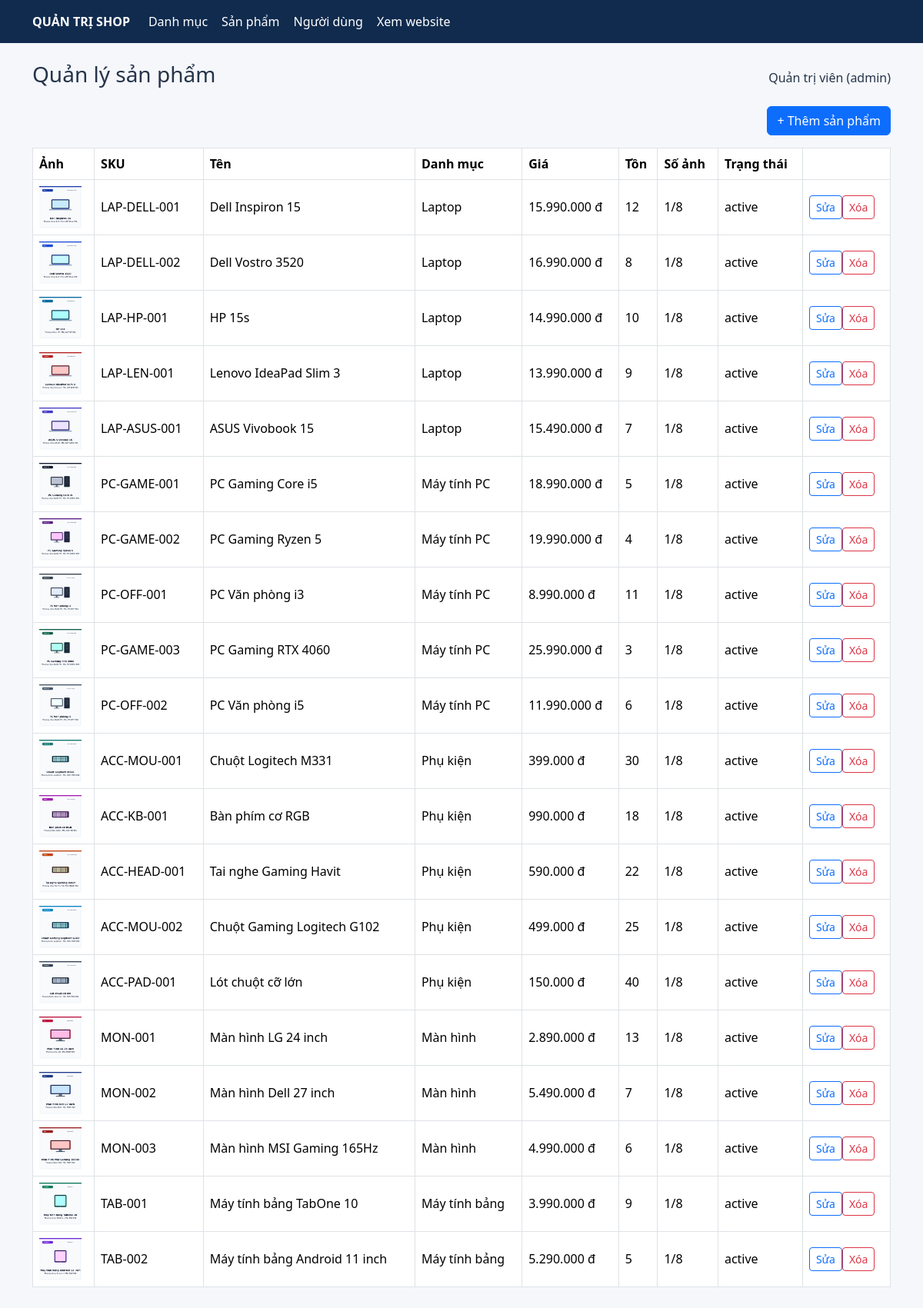
Page /public/admin/product (signed in) on the committed database.
### tables this page shows
CREATE TABLE products (
 id INT AUTO_INCREMENT PRIMARY KEY,
 category_id INT NOT NULL,
 sku VARCHAR(80) NOT NULL UNIQUE,
 name VARCHAR(200) NOT NULL,
 brand VARCHAR(120) DEFAULT '',
 description TEXT,
 price DECIMAL(12,2) NOT NULL,
 stock INT NOT NULL DEFAULT 0,
 is_featured TINYINT(1) NOT NULL DEFAULT 0,
 status ENUM('active','inactive') NOT NULL DEFAULT 'active',
 created_at TIMESTAMP DEFAULT CURRENT_TIMESTAMP,
 CONSTRAINT fk_products_category FOREIGN KEY(category_id) REFERENCES categories(id)
);

CREATE TABLE categories (
 id INT AUTO_INCREMENT PRIMARY KEY,
 name VARCHAR(150) NOT NULL,
 slug VARCHAR(180) NOT NULL UNIQUE,
 status ENUM('active','inactive') NOT NULL DEFAULT 'active',
 created_at TIMESTAMP DEFAULT CURRENT_TIMESTAMP
);

### app/controllers/admin/AdminController.php (called while the page is built, shortened)
<?php
class AdminController extends Controller {
    protected function adminView(string $path,array $data=[]): void {
        extract($data); $viewFile=__DIR__.'/../../views/'.$path.'.php';
        ob_start(); require $viewFile; $content=ob_get_clean();
        require __DIR__.'/../../views/layouts/admin.php';
    }
}

### app/controllers/admin/AdminProductController.php (called while the page is built, shortened)
<?php
class AdminProductController extends AdminController {
    public function index(): void {
        $sql="SELECT p.*,c.name category_name,pi.file_name image,(SELECT COUNT(*) FROM product_images x WHERE x.product_id=p.id) image_count
              FROM products p JOIN categories c ON c.id=p.category_id
              LEFT JOIN product_images pi ON pi.product_id=p.id AND pi.is_primary=1 ORDER BY p.created_at DESC";
        $this->adminView('admin/product/index',['pageTitle'=>'Quản lý sản phẩm','products'=>Database::getInstance()->query($sql)->fetchAll()]);
    }
}

### app/core/App.php (called while the page is built, shortened)
<?php
class App {
    public function run(): void {
        $url = trim($_GET['url'] ?? '', '/');
        $parts = $url === '' ? ['home', 'index'] : explode('/', $url);
        $isAdmin = ($parts[0] ?? '') === 'admin';
        if ($isAdmin) {
            array_shift($parts);
            $action = $parts[1] ?? 'index';
            $params = array_slice($parts, 2);
        } else {
            $controllerPart = $parts[0] ?? 'home';
            $action = $parts[1] ?? 'index';
            $params = array_slice($parts, 2);
            $class = str_replace(' ', '', ucwords(str_replace(['-', '_'], ' ', $controllerPart))) . 'Controller';
            $file = __DIR__ . '/../controllers/' . $class . '.php';
        }
        (new $class())->$action(...$params);
    }
}

### public/index.php (called while the page is built, shortened)
<?php
require_once __DIR__ . '/../app/core/helpers.php';
try { (new App())->run(); }
catch(Throwable $e) { error_log((string)$e); http_response_code(500); echo '<h1>Lỗi hệ thống</h1><p>Kiểm tra Apache/PHP error log để biết chi tiết.</p>'; }

### app/core/helpers.php (called while the page is built, shortened)
<?php
function base_url(string $path = ''): string { return rtrim(BASE_URL, '/') . ($path ? '/' . ltrim($path, '/') : '/'); }
function e($value): string { return htmlspecialchars((string)$value, ENT_QUOTES, 'UTF-8'); }
function format_vnd($value): string { return number_format((float)$value, 0, ',', '.') . ' đ'; }
function product_image_url(?string $name, string $size = 'main'): string {
    $folder = $size === 'thumb' ? 'thumbs/' : '';
    $path = __DIR__ . '/../../public/uploads/products/' . $folder . $name;
    return file_exists($path) ? base_url('uploads/products/' . $folder . rawurlencode($name)) : base_url('assets/img/no-image.svg');
}

### app/views/admin/product/index.php (the view)
<div class="text-end mb-3"><a class="btn btn-primary" href="<?= e(base_url('admin/product/add')) ?>">+ Thêm sản phẩm</a></div><div class="table-responsive"><table class="table table-bordered bg-white align-middle"><thead><tr><th>Ảnh</th><th>SKU</th><th>Tên</th><th>Danh mục</th><th>Giá</th><th>Tồn</th><th>Số ảnh</th><th>Trạng thái</th><th></th></tr></thead><tbody><?php foreach($products as $p): ?><tr><td><img width="55" height="55" src="<?= e(product_image_url($p['image'],'thumb')) ?>" alt=""></td><td><?= e($p['sku']) ?></td><td><?= e($p['name']) ?></td><td><?= e($p['category_name']) ?></td><td><?= format_vnd($p['price']) ?></td><td><?= (int)$p['stock'] ?></td><td><?= (int)$p['image_count'] ?>/<?= UPLOAD_MAX_IMAGES ?></td><td><?= e($p['status']) ?></td><td><a class="btn btn-sm btn-outline-primary" href="<?= e(base_url('admin/product/edit/'.$p['id'])) ?>">Sửa</a><form class="d-inline" method="post" action="<?= e(base_url('admin/product/delete')) ?>" onsubmit="return confirm('Xóa sản phẩm và ảnh?')"><?= csrf_field() ?><input type="hidden" name="id" value="<?= (int)$p['id'] ?>"><button class="btn btn-sm btn-outline-danger">Xóa</button></form></td></tr><?php endforeach; ?></tbody></table></div>

### public/assets/css/style.css (style rules this page uses)
body { background:#f5f7fb;color:#263449 }
.table img { object-fit:cover }

### rows in the picture
products: shows a picture, sku "LAP-DELL-001", name "Dell Inspiron 15", category.name "Laptop", price "15.990.000 đ", stock "12", image_count "1", status "active"
products: shows a picture, sku "LAP-DELL-002", name "Dell Vostro 3520", category.name "Laptop", price "16.990.000 đ", stock "8", image_count "1", status "active"
products: shows a picture, sku "LAP-HP-001", name "HP 15s", category.name "Laptop", price "14.990.000 đ", stock "10", image_count "1", status "active"
products: shows a picture, sku "LAP-LEN-001", name "Lenovo IdeaPad Slim 3", category.name "Laptop", price "13.990.000 đ", stock "9", image_count "1", status "active"
products: shows a picture, sku "LAP-ASUS-001", name "ASUS Vivobook 15", category.name "Laptop", price "15.490.000 đ", stock "7", image_count "1", status "active"
products: shows a picture, sku "PC-GAME-001", name "PC Gaming Core i5", category.name "Máy tính PC", price "18.990.000 đ", stock "5", image_count "1", status "active"
products: shows a picture, sku "PC-GAME-002", name "PC Gaming Ryzen 5", category.name "Máy tính PC", price "19.990.000 đ", stock "4", image_count "1", status "active"
products: shows a picture, sku "PC-OFF-001", name "PC Văn phòng i3", category.name "Máy tính PC", price "8.990.000 đ", stock "11", image_count "1", status "active"
products: shows a picture, sku "PC-GAME-003", name "PC Gaming RTX 4060", category.name "Máy tính PC", price "25.990.000 đ", stock "3", image_count "1", status "active"
products: shows a picture, sku "PC-OFF-002", name "PC Văn phòng i5", category.name "Máy tính PC", price "11.990.000 đ", stock "6", image_count "1", status "active"
products: shows a picture, sku "ACC-MOU-001", name "Chuột Logitech M331", category.name "Phụ kiện", price "399.000 đ", stock "30", image_count "1", status "active"
products: shows a picture, sku "ACC-KB-001", name "Bàn phím cơ RGB", category.name "Phụ kiện", price "990.000 đ", stock "18", image_count "1", status "active"
products: shows a picture, sku "ACC-HEAD-001", name "Tai nghe Gaming Havit", category.name "Phụ kiện", price "590.000 đ", stock "22", image_count "1", status "active"
products: shows a picture, sku "ACC-MOU-002", name "Chuột Gaming Logitech G102", category.name "Phụ kiện", price "499.000 đ", stock "25", image_count "1", status "active"
products: shows a picture, sku "ACC-PAD-001", name "Lót chuột cỡ lớn", category.name "Phụ kiện", price "150.000 đ", stock "40", image_count "1", status "active"
products: shows a picture, sku "MON-001", name "Màn hình LG 24 inch", category.name "Màn hình", price "2.890.000 đ", stock "13", image_count "1", status "active"
products: shows a picture, sku "MON-002", name "Màn hình Dell 27 inch", category.name "Màn hình", price "5.490.000 đ", stock "7", image_count "1", status "active"
products: shows a picture, sku "MON-003", name "Màn hình MSI Gaming 165Hz", category.name "Màn hình", price "4.990.000 đ", stock "6", image_count "1", status "active"
products: shows a picture, sku "TAB-001", name "Máy tính bảng TabOne 10", category.name "Máy tính bảng", price "3.990.000 đ", stock "9", image_count "1", status "active"
products: shows a picture, sku "TAB-002", name "Máy tính bảng Android 11 inch", category.name "Máy tính bảng", price "5.290.000 đ", stock "5", image_count "1", status "active"

### other values in the picture
$pageTitle "Quản lý sản phẩm"
Auth::user()['name'] "Quản trị viên"
Auth::user()['role'] "admin"
